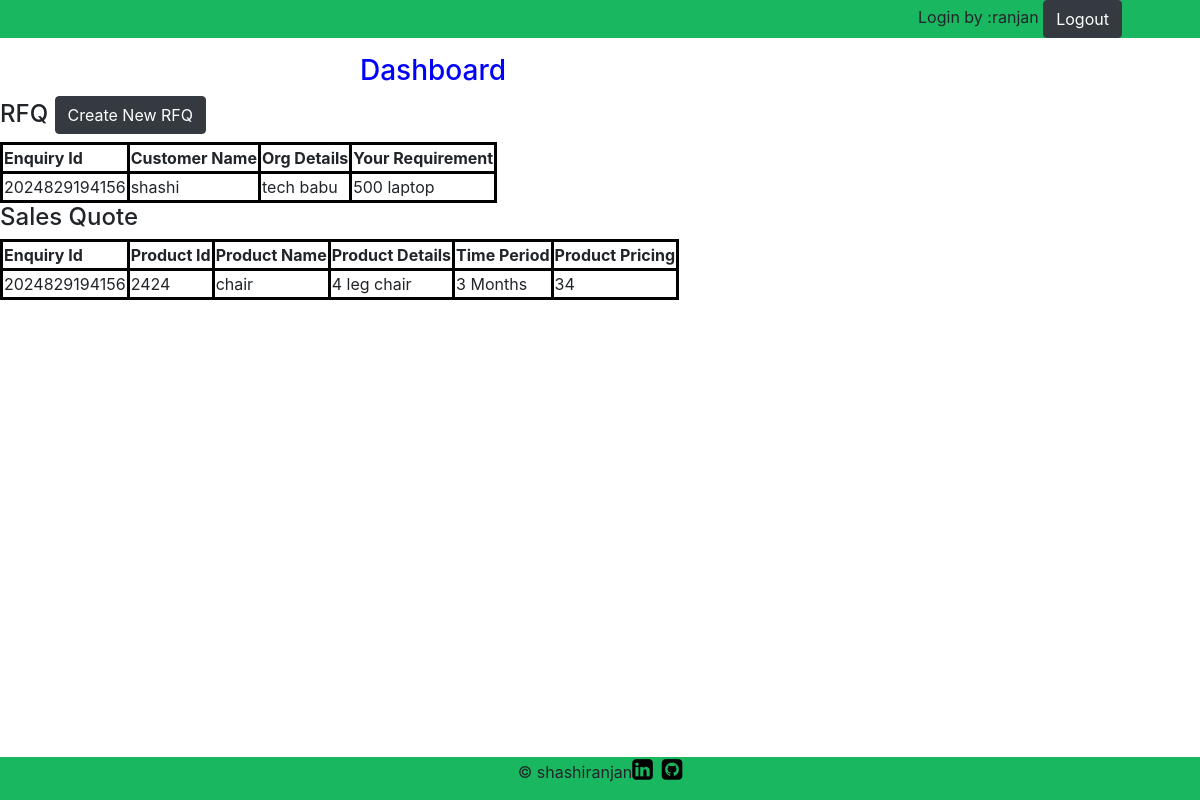
The page /dashboard/ (signed in) on the database its author committed.
### warehouse/models.py (models this page shows)
class EnquiryDetails(models.Model):
    user = models.ForeignKey(User, on_delete=models.CASCADE, null = True)
    enquiry_id = models.CharField(max_length=64, null = True)
    customer_name = models.CharField(max_length=64, null = True)
    your_email = models.EmailField(max_length = 128, null = True)
    phone_number = PhoneField(blank=True, help_text='Contact phone number')
    org_details = models.CharField(max_length=64, null= True)
    your_requirement = models.CharField(max_length=64, null = True)

class SalesQuoteDetails(models.Model):
    enquiry = models.ForeignKey(EnquiryDetails,on_delete=models.CASCADE)
    product_name = models.CharField(max_length=264, null = True)
    product_id = models.CharField(max_length = 128, null = True)
    product_details = models.CharField(max_length = 128, null = True)
    time_period = models.CharField(choices=CATEGORY_CHOICES, max_length = 200, null = True, default="Other")
    pricing = models.CharField(max_length=64, null = True)

### warehouse/views.py (the view)
# urls.py: path('dashboard/',views.dashboard_view, name='dashboard')
@login_required(login_url='/login/')
def dashboard_view(request):
    data= request_for_quote_view(request)
    print("data=====", data)
    print("user login name ---", request.user.email)
    username= request.user.email
    name = username.split('@')[0]
    sales_quote = SalesQuoteDetails.objects.all()
    return render(request, 'dashboard.html',{'data':data,'sales_quote':sales_quote, 'name':name})

### warehouse/views.py (called while the page is built)
def request_for_quote_view(request):
    data = EnquiryDetails.objects.filter(user=request.user)
    return data

### warehouse/templates/dashboard.html (shortened to what this page needs)
{% extends 'layout/app.html' %}
{% load static %}
        {% block content %}
        <head>
            <link rel = "stylesheet" type="text/css" href="{% static '/warehouse/css/dashboard.css' %}">
        </head>
        <body>
        <div class="header" style=" background-color: rgb(26, 183, 97); text-align: center; left: 0%; width: 100%; height: 6%; padding-left: 70%;">
            <p> Login by :{{ name }}  <a href="{% url 'logout' %}" class="btn btn-dark">Logout</a></p>
        </div>
         <h3 style="text-align: left;">Dashboard</h3>
            <table>
                <h4>RFQ
                <a href="{% url 'enquiry' %}" class="btn btn-dark">Create New RFQ</a>
                </h4>
                <tr>
                    <tr>
                        <th>Enquiry Id </th>
                        <th>Customer Name </th>
                        <th>Org Details </th>
                        <th>Your Requirement </th>
                    </tr>
                    {% for val in data %}
                    <tr>
                        <td>{{ val.enquiry_id }}</td>
                        <td>{{ val.customer_name }}</td>
                        <td>{{ val.org_details }}</td>
                        <td>{{ val.your_requirement }}</td>
                    </tr>
                    {% endfor %}
                </tr>
            </table>
            <table>
                <h4>Sales Quote</h4>
                    <tr>
                        <tr>
                            <th>Enquiry Id</th>
                            <th>Product Id</th>
                            <th>Product Name</th>
                            <th>Product Details</th>
                            <th>Time Period</th>
                            <th> Product Pricing</th>
                        </tr>
                        {% for val in data %}
                        <tr>
                            {% for products in sales_quote %}
                            {% if products.enquiry.enquiry_id == val.enquiry_id %}
                            <td>{{ val.enquiry_id }}</td>
                            <td>{{ products.product_id }}</td>
                            <td>{{ products.product_name }}</td>
                            <td>{{ products.product_details }}</td>
                            <td>{{ products.time_period }}</td>
                            <td>{{ products.pricing }}</td>
                            {% endif %}
                            {% endfor %}
                        </tr>
                        {% endfor %}
                    </tr>
              </table>
        <div class="footer" style="background-color: rgb(26, 183, 97); text-align: center; left: 0%; width: 100%; bottom: 0%; position: fixed; ">
            <p>&copy shashiranjan<a href="https://www.linkedin.com/in/shashiranjan05/" ><i class="fa fa-linkedin-square" style="font-size:24px; color: black;"></i></a> &nbsp;<a href="https://github.com/shashiranjan05"><i class="fa fa-github-square" style="font-size:24px; color: black;" ></i></a>
            </p>
        </div>
        </body>
    {% endblock %}

### warehouse/static/warehouse/css/dashboard.css (style rules this page uses)
table, th, td { border: 3px solid black; }
h3 { color: blue; margin-left: 30%; }

### rows shown on the page
EnquiryDetails: enquiry_id "2024829194156", customer_name "shashi", org_details "tech babu", your_requirement "500 laptop"
SalesQuoteDetails: product_id "2424", product_name "chair", product_details "4 leg chair", time_period "3 Months", pricing "34"

### other values the page prints
{{ name }} "ranjan"
